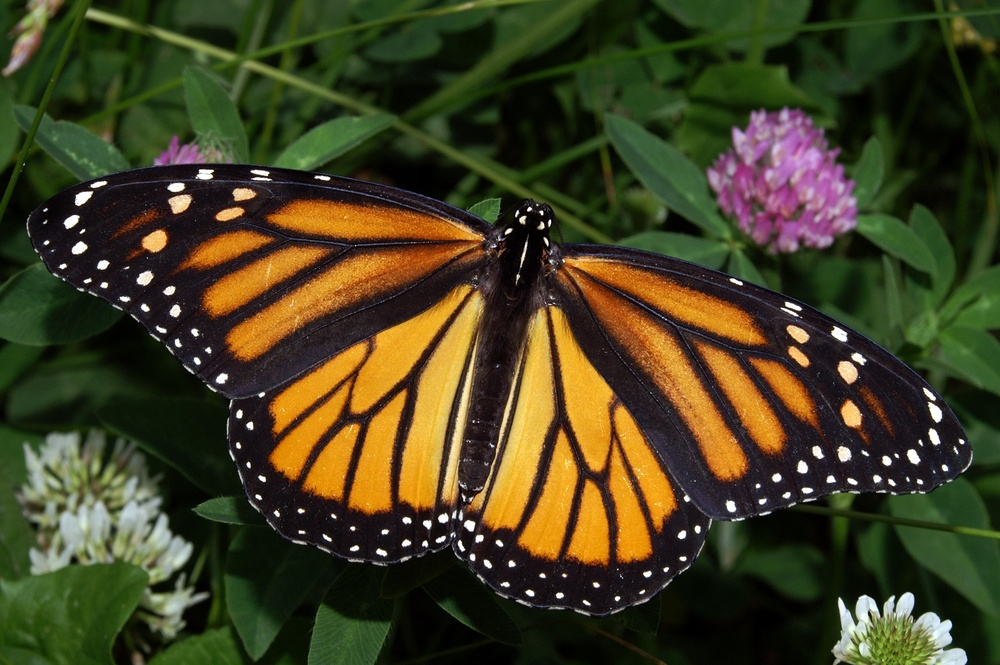
#> input picture images/monarch.jpg, 1000 x 665 px, shrunk from 3008 x 2000 before the run
$ jupyter execute 'K-means Clustering.ipynb'   (shell and % lines are left out)
#> lines starting #> are read from the running program, lines starting #| are printed output that depends on the picture
[cell 1]
import numpy as np
import cv2
import matplotlib.pyplot as plt


#Read in an image
image = cv2.imread('images/monarch.jpg')
#> image is the input picture: shape (665, 1000, 3); mean B, G, R 32.9, 63.4, 66.8
image = cv2.cvtColor(image,cv2.COLOR_BGR2RGB)
plt.imshow(image)

[cell 2]
#Reshape the image in 2D array of pixels and three color values
pixel_vals = image.reshape((-1,3))
#Convert to float32 type
pixel_vals = np.float32(pixel_vals)

[cell 3]
#IMplement K-Means clustering
criteria = (cv2.TERM_CRITERIA_EPS+cv2.TERM_CRITERIA_MAX_ITER,100,0.2)
k = 3
retval,labels,centers = cv2.kmeans(pixel_vals,k,None,criteria,10,cv2.KMEANS_RANDOM_CENTERS)
#> retval = 1.32e+09; centers = [[20.65, 24.07, 12.69], [204.1, 153, 80.6], [62.42, 74.72, 37.9]]

centers = np.uint8(centers)
#> centers = [[20, 24, 12], [204, 152, 80], [62, 74, 37]]
segmented_data = centers[labels.flatten()]
# Reshape data into original image size
segmented_image = segmented_data.reshape((image.shape))
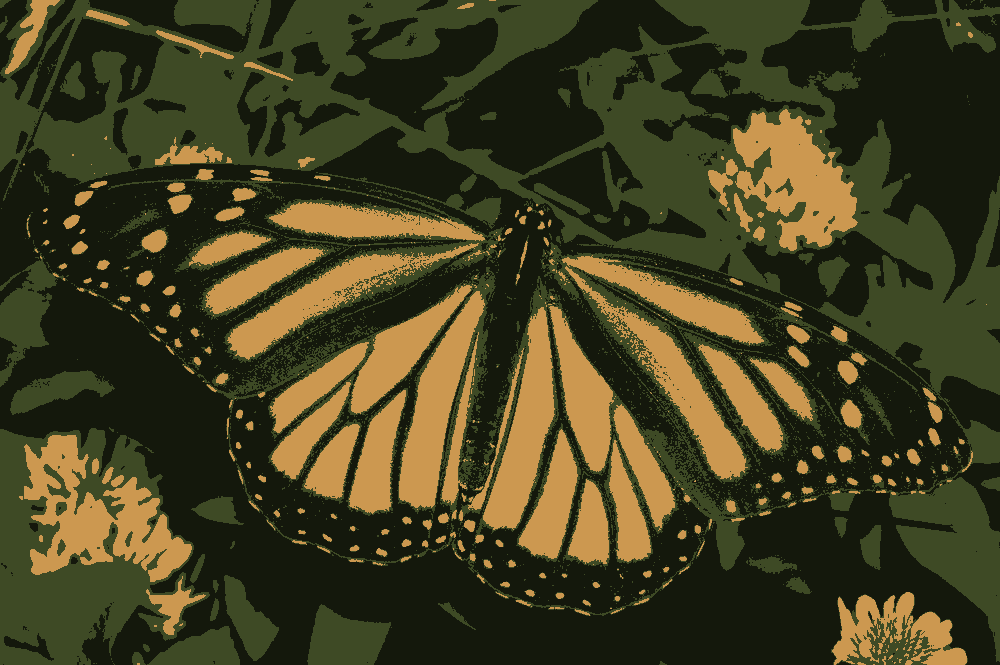
#> segmented_image: shape (665, 1000, 3); mean R, G, B 66.3, 62.9, 32.2
labels_reshape = labels.reshape(image.shape[0],image.shape[1])
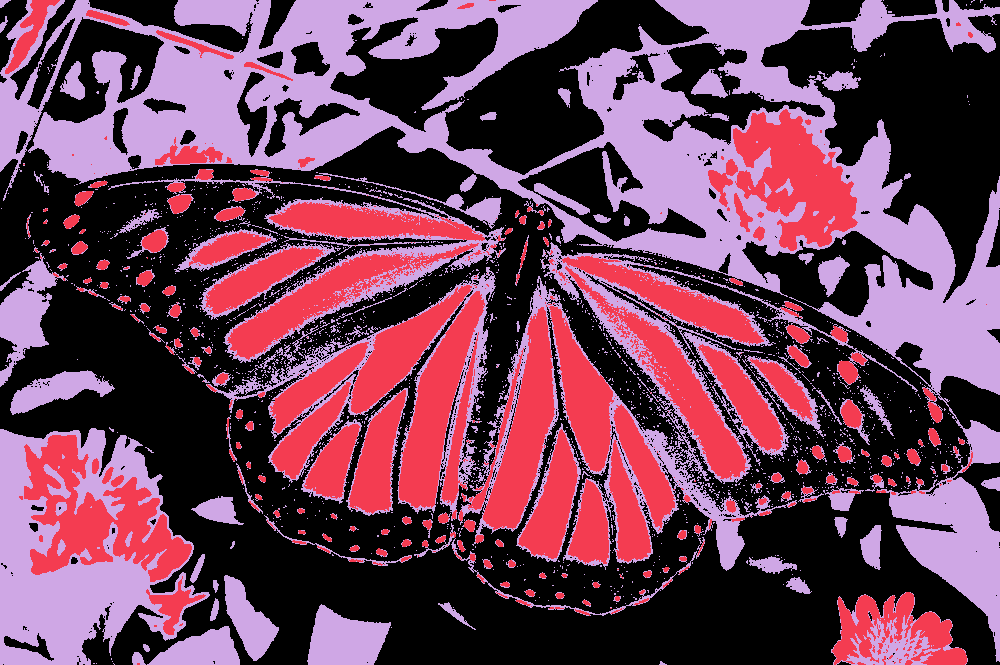
#> labels_reshape: shape (665, 1000) int32; 3 distinct labels, from 0 to 2; one colour per label, 0 black
plt.imshow(segmented_image)

[cell 4]
## TODO: Visualize one segment, try to find which is the leaves, background, etc!

f, (ax1,ax2,ax3) = plt.subplots(1,3,figsize=(20,10))
ax1.imshow(labels_reshape==0,cmap='gray')
ax2.imshow(labels_reshape==1,cmap='gray')
ax3.imshow(labels_reshape==2,cmap='gray')
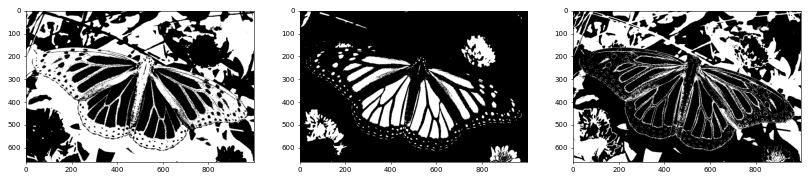
#> figure drawn by matplotlib, 3 panels

[cell 5]
# mask an image segment by cluster

cluster = 2 # the first cluster

masked_image = np.copy(image)
# turn the mask green!
masked_image[labels_reshape == cluster] = [0, 255, 0]
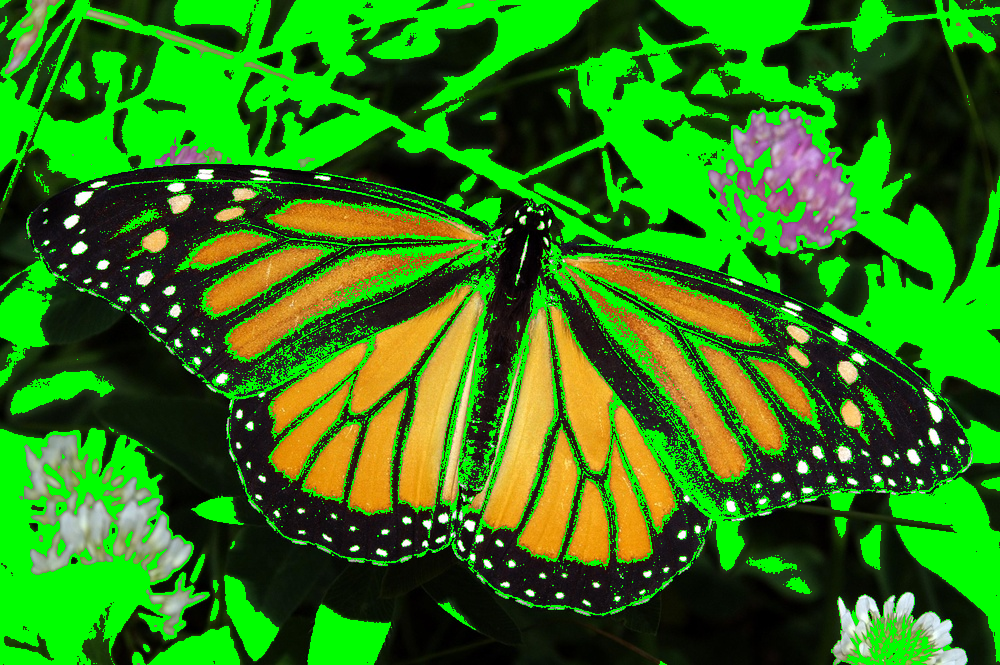
#> masked_image: shape (665, 1000, 3); mean R, G, B 46.6, 121.6, 20.7

plt.imshow(masked_image)

$ run again, with images/flamingos.jpg copied over images/monarch.jpg
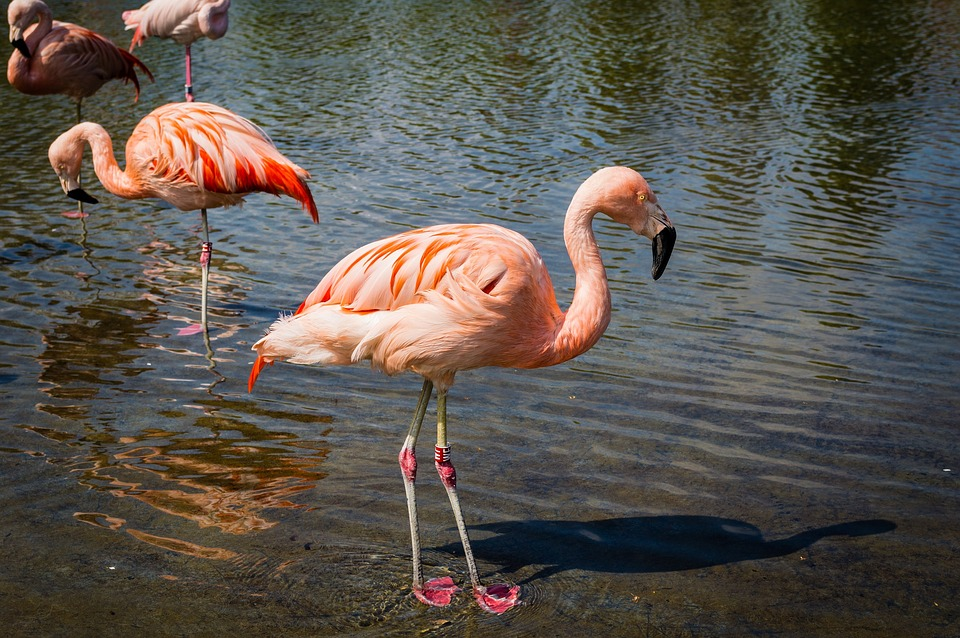
#> input picture images/flamingos.jpg, 960 x 638 px
#> image is the input picture: shape (638, 960, 3); mean B, G, R 77.9, 84.9, 91.1
#> `retval,labels,centers = cv2.kmeans(pixel_vals,k,None,criteria,10,cv2.K..`: retval = 980906149.1; centers = [[104.5, 105.3, 104.7], [232, 181.7, 160.3], [57.82, 52.92, 42.72]]
#> `centers = np.uint8(centers)`: centers = [[104, 105, 104], [232, 181, 160], [57, 52, 42]]
#> `labels_reshape = labels.reshape(image.shape[0],image.shape[1])`:
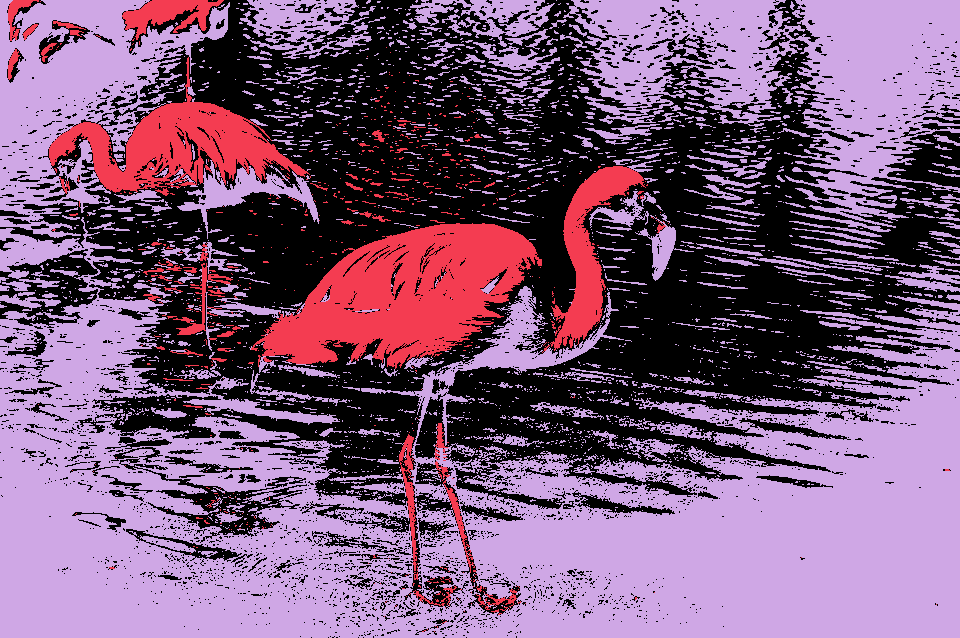
#> labels_reshape: shape (638, 960) int32; 3 distinct labels, from 0 to 2; one colour per label, 0 black
#> `masked_image[labels_reshape == cluster] = [0, 255, 0]`:
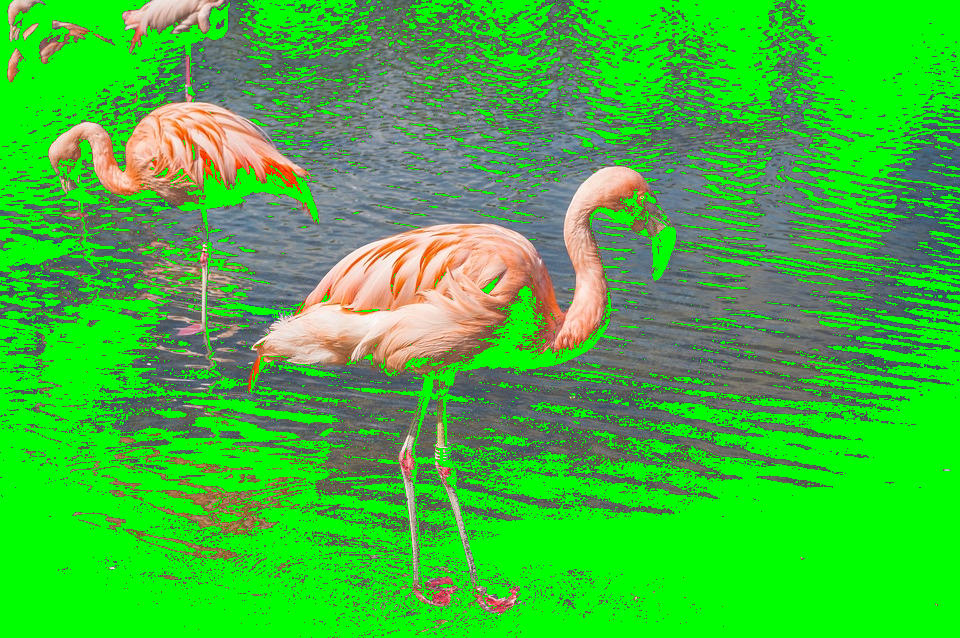
#> masked_image: shape (638, 960, 3); mean R, G, B 62, 186.7, 56.4

$ run again, with images/oranges.jpg copied over images/monarch.jpg
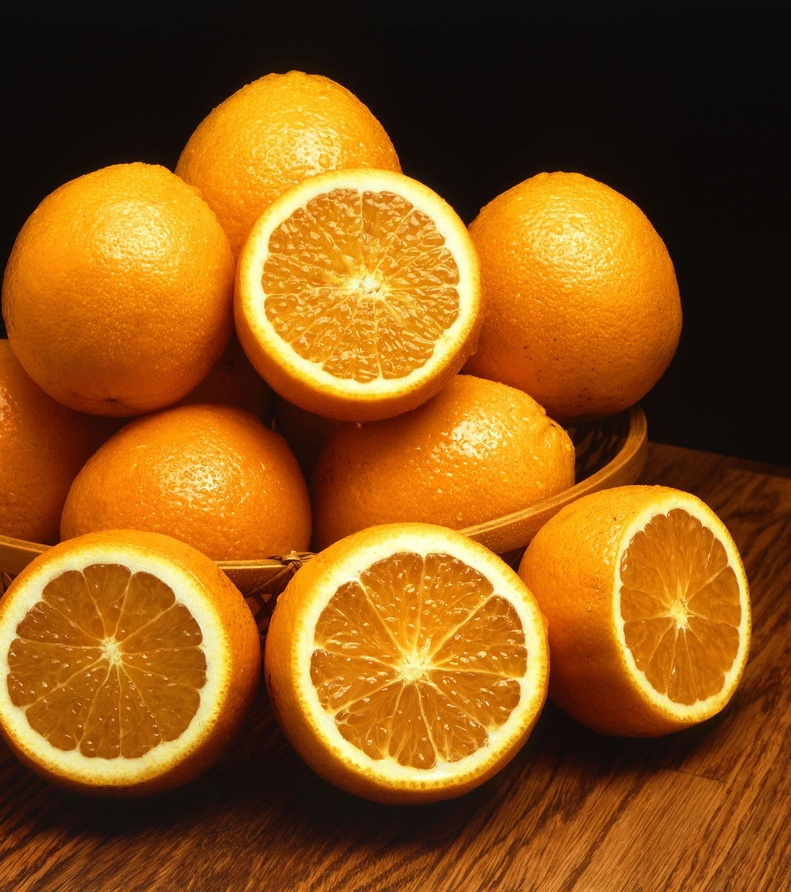
#> input picture images/oranges.jpg, 791 x 892 px, shrunk from 1999 x 2254 before the run
#> image is the input picture: shape (892, 791, 3); mean B, G, R 22.6, 85.5, 140
#> `retval,labels,centers = cv2.kmeans(pixel_vals,k,None,criteria,10,cv2.K..`: retval = 1.57e+09; centers = [[197.6, 105.4, 10.68], [247.3, 204.4, 86.88], [39.52, 17.75, 8.27]]
#> `centers = np.uint8(centers)`: centers = [[197, 105, 10], [247, 204, 86], [39, 17, 8]]
#> `labels_reshape = labels.reshape(image.shape[0],image.shape[1])`:
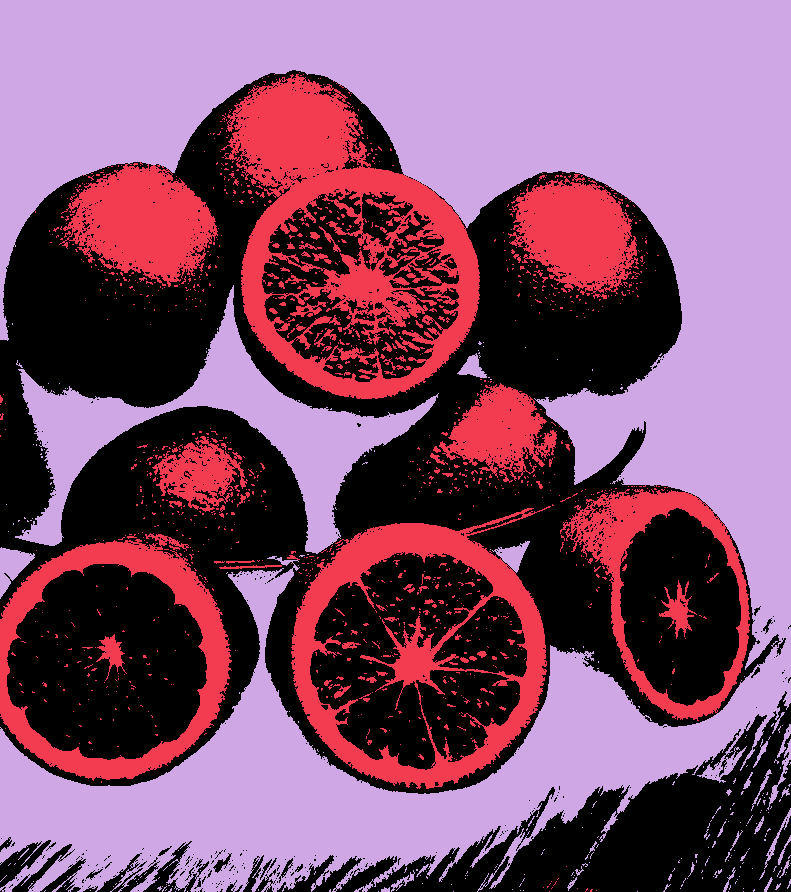
#> labels_reshape: shape (892, 791) int32; 3 distinct labels, from 0 to 2; one colour per label, 0 black
#> `masked_image[labels_reshape == cluster] = [0, 255, 0]`:
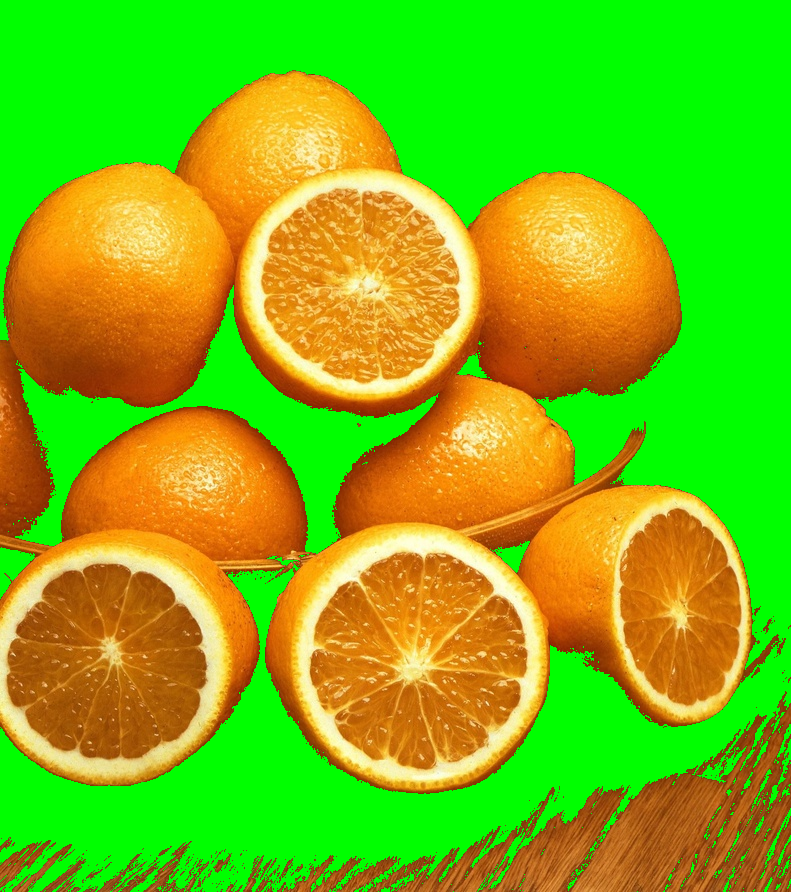
#> masked_image: shape (892, 791, 3); mean R, G, B 123.5, 184.6, 19.1

$ run again, with images/pancakes.jpg copied over images/monarch.jpg
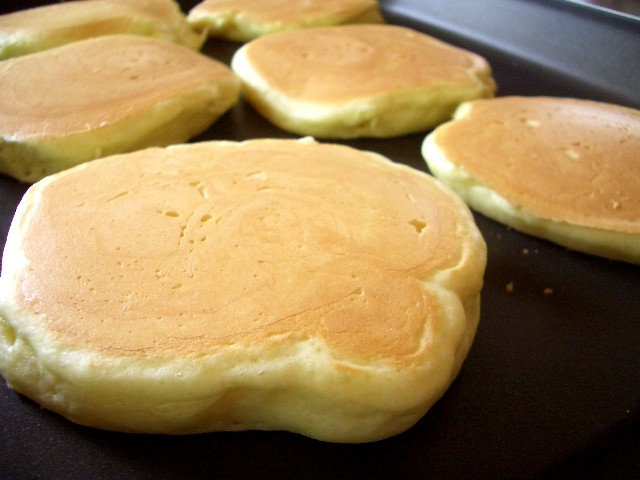
#> input picture images/pancakes.jpg, 640 x 480 px
#> image is the input picture: shape (480, 640, 3); mean B, G, R 85.1, 130.4, 157.3
#> `retval,labels,centers = cv2.kmeans(pixel_vals,k,None,criteria,10,cv2.K..`: retval = 589929744.8; centers = [[28.96, 18.97, 11], [230.5, 193.5, 132.9], [147.2, 122.4, 64.91]]
#> `centers = np.uint8(centers)`: centers = [[28, 18, 11], [230, 193, 132], [147, 122, 64]]
#> `labels_reshape = labels.reshape(image.shape[0],image.shape[1])`:
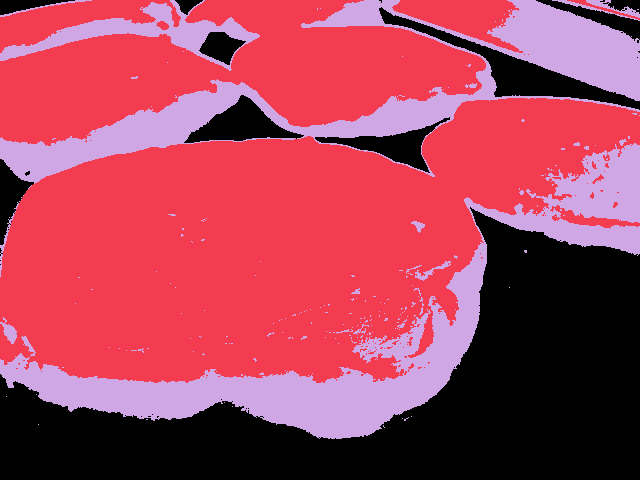
#> labels_reshape: shape (480, 640) int32; 3 distinct labels, from 0 to 2; one colour per label, 0 black
#> `masked_image[labels_reshape == cluster] = [0, 255, 0]`:
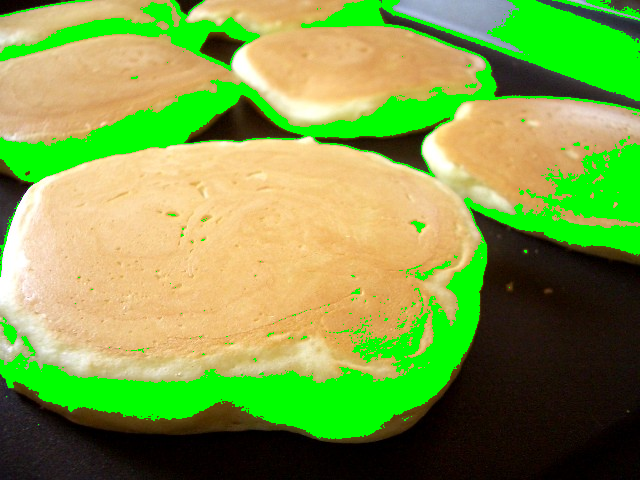
#> masked_image: shape (480, 640, 3); mean R, G, B 127.4, 157.3, 71.9
